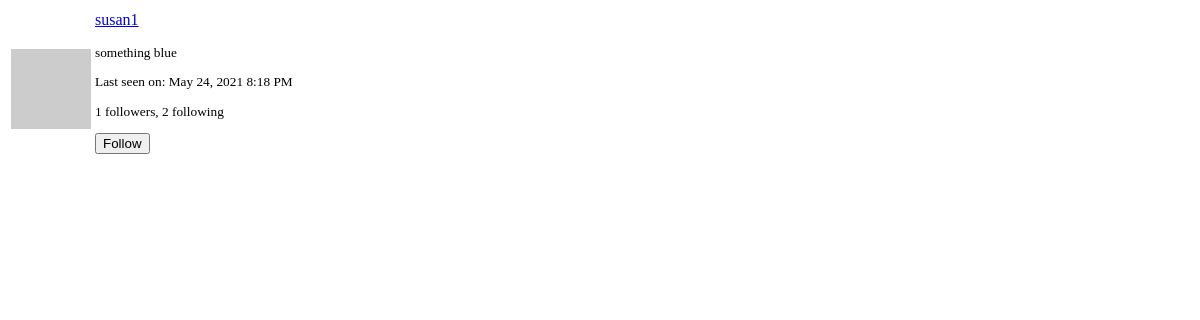
The page /user/susan1/popup (signed in) on the database as committed earlier.
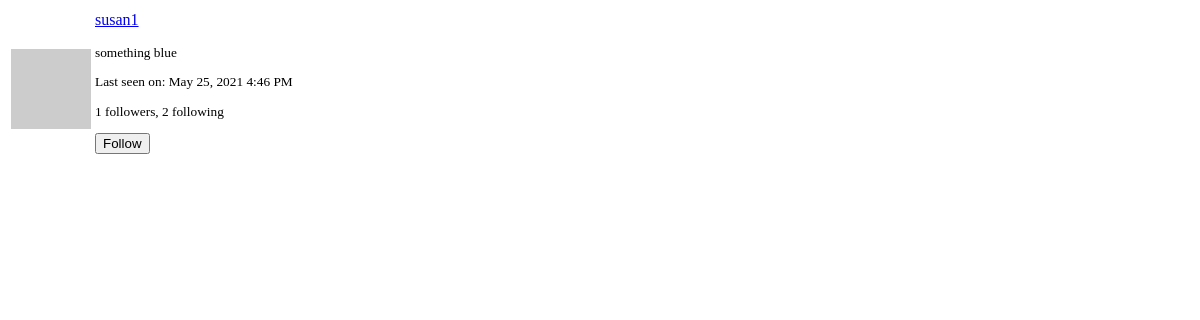
The same page on the database as committed later.
### app/models.py (models this page shows, shortened)
class User(UserMixin, db.Model):
    id = db.Column(db.Integer, primary_key=True)
    username = db.Column(db.String(64), index=True, unique=True)
    email = db.Column(db.String(120), index=True, unique=True)
    password_hash = db.Column(db.String(128))
    posts = db.relationship('Post', backref='author', lazy='dynamic')
    about_me = db.Column(db.String(140))
    last_seen = db.Column(db.DateTime, default=datetime.utcnow)
    followed = db.relationship(
        'User', secondary=followers,
        primaryjoin=(followers.c.follower_id == id),
        secondaryjoin=(followers.c.followed_id == id),
        backref=db.backref('followers', lazy='dynamic'), lazy='dynamic')
    messages_sent = db.relationship('Message',
                                    foreign_keys='Message.sender_id',
                                    backref='author', lazy='dynamic')
    messages_received = db.relationship('Message',
                                        foreign_keys='Message.recipient_id',
                                        backref='recipient', lazy='dynamic')
    last_message_read_time = db.Column(db.DateTime)
    notifications = db.relationship('Notification', backref='user', lazy='dynamic')
    def avatar(self, size):
        digest = md5(self.email.lower().encode('utf-8')).hexdigest()
        return 'https://www.gravatar.com/avatar/{}?d=identicon&s={}'.format(
            digest, size)
    def is_following(self, user):
        return self.followed.filter(
            followers.c.followed_id == user.id).count() > 0

### app/main/routes.py (the view)
@bp.route('/user/<username>/popup')
@login_required
def user_popup(username):
    user = User.query.filter_by(username=username).first_or_404()
    form = EmptyForm()
    return render_template('user_popup.html', user=user, form=form)

### app/main/forms.py
class SearchForm(FlaskForm):
    q = StringField(_l('Search'), validators=[DataRequired()])
    def __init__(self, *args, **kwargs):
        if 'formdata' not in kwargs:
            kwargs['formdata'] = request.args
        if 'csrf_enabled' not in kwargs:
            kwargs['csrf_enabled'] = False
        super(SearchForm, self).__init__(*args, **kwargs)

class EmptyForm(FlaskForm):
    submit = SubmitField('Submit')

### app/main/routes.py (called while the page is built)
@bp.before_app_request
def before_request():
    if current_user.is_authenticated:
        current_user.last_seen = datetime.utcnow()
        db.session.commit()
        g.search_form = SearchForm()
    g.locale = str(get_locale())

### app/models.py (called while the page is built)
@login.user_loader
def load_user(id):
    return User.query.get(int(id))

    @classmethod
    def before_commit(cls, session):
        session._changes = {
            'add': list(session.new),
            'update': list(session.dirty),
            'delete': list(session.deleted)
        }

### app/templates/user_popup.html (shortened to what this page needs)
<table class="table">
    <tr>
        <td width="64" style="border: 0px;">
            <img src="{{ user.avatar(64) }}">
        </td>
        <td style="border: 0px;">
            <p>
                <a href="{{ url_for('main.user', username=user.username) }}">{{ user.username }}</a>
            </p>
            <small>
                {% if user.about_me %}<p>{{ user.about_me }}</p>{% endif %}
                {% if user.last_seen %}
                    <p>{{ _('Last seen on') }}: {{ moment(user.last_seen).format('lll') }}</p>
                {% endif %}
                <p>
                    {{ _('%(count)d followers', count=user.followers.count()) }},
                    {{ _('%(count)d following', count=user.followed.count())}}
                </p>
                {% if user!= current_user %}
                    {% if not current_user.is_following(user) %}
                    <p>
                        <form action="{{ url_for('main.follow', username=user.username) }}" method="post">
                            {{ form.submit(value=_('Follow'), class_='btn btn-default btn-sm') }}
                        </form>
                    </p>
                    {% endif %}
                {% endif %}
            </small>
        </td>
    </tr>
</table>

Rows that differ between the two databases and show on the page:
changed User "susan1": last_seen "May 24, 2021 8:18 PM" → "May 25, 2021 4:46 PM"
